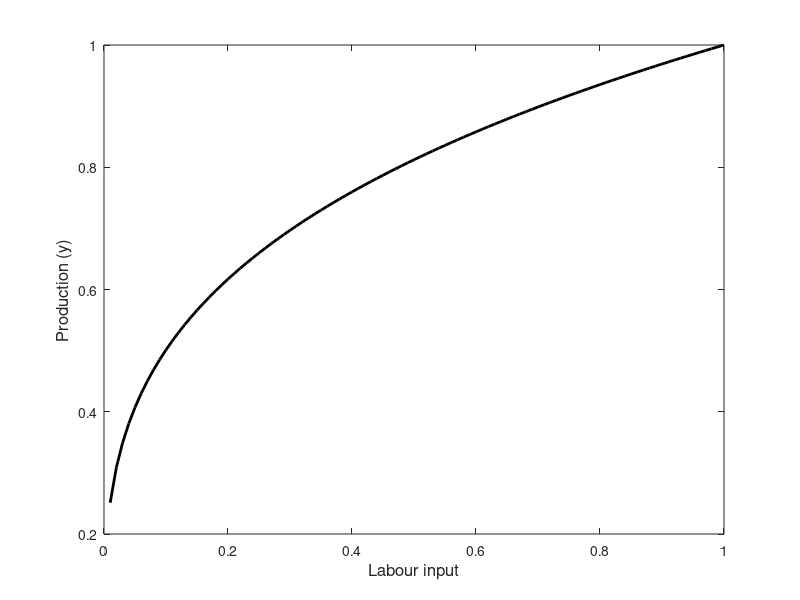

The MATLAB source for this figure:
%create functions & plot
c = 0.01:0.01:1;
E = 0.01:0.01:1;
%plot(c,log(c)+4.7,'k-','LineWidth',2);
% xlabel('consumption','FontSize',12);
% ylabel('Utility','FontSize',12);

% meshgrid: utility 2D
[X,Y] = meshgrid(c,E);
% Z = log(X)+log(Y);
% [C,h] = contour(X,Y,Z+8);
% set(h,'ShowText','on','TextStep',get(h,'LevelStep')*2,'Color','Black','LineWidth',2);
% xlabel('consumption 1 (bitterballen)','FontSize',12);
% ylabel('consumption 2 (beer)','FontSize',12);

%Production function 2D
% Z = 1.*X.^0.3.*Y.^0.7;      %Cobb-Douglas prduction function
% [C,h] = contour(X,Y,Z,4);
% set(h,'ShowText','on','TextStep',get(h,'LevelStep')*2,'Color','Black','LineWidth',2);
% xlabel('Input 1 (Labor)','FontSize',12);
% ylabel('Input 2 (Capital)','FontSize',12);

%Production function 1D
plot(c,1.*c.^0.3,'k-','LineWidth',2);
xlabel('Labour input','FontSize',12);
ylabel('Production (y)','FontSize',12);

